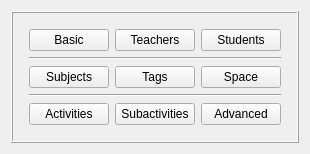
      <widget class="QWidget" name="dataTab">
       <attribute name="title">
        <string>Data</string>
       </attribute>
       <layout class="QGridLayout" name="gridLayout_6">
        <item row="0" column="1">
         <spacer name="verticalSpacer_7">
          <property name="orientation">
           <enum>Qt::Vertical</enum>
          </property>
          <property name="sizeHint" stdset="0">
           <size>
            <width>20</width>
            <height>0</height>
           </size>
          </property>
         </spacer>
        </item>
        <item row="1" column="0">
         <spacer name="horizontalSpacer_7">
          <property name="orientation">
           <enum>Qt::Horizontal</enum>
          </property>
          <property name="sizeHint" stdset="0">
           <size>
            <width>0</width>
            <height>20</height>
           </size>
          </property>
         </spacer>
        </item>
        <item row="1" column="1">
         <widget class="QFrame" name="frameData">
          <property name="frameShape">
           <enum>QFrame::Box</enum>
          </property>
          <property name="frameShadow">
           <enum>QFrame::Raised</enum>
          </property>
          <layout class="QGridLayout" name="gridLayout_15">
           <property name="leftMargin">
            <number>16</number>
           </property>
           <property name="topMargin">
            <number>16</number>
           </property>
           <property name="rightMargin">
            <number>16</number>
           </property>
           <property name="bottomMargin">
            <number>16</number>
           </property>
           <item row="0" column="0">
            <layout class="QGridLayout" name="gridLayout_5">
             <item row="0" column="0">
              <widget class="QPushButton" name="shortcutBasicPushButton">
               <property name="text">
                <string comment="It is a shortcut button on the main form, activates a menu with institution information (name and comments) and days per week and hours per day. It is on the shortcuts tab buttons, so keep translation short">Basic</string>
               </property>
              </widget>
             </item>
             <item row="0" column="1">
              <widget class="QPushButton" name="shortcutTeachersPushButton">
               <property name="text">
                <string comment="It is on the shortcuts tab buttons, so keep translation short">Teachers</string>
               </property>
              </widget>
             </item>
             <item row="0" column="2">
              <widget class="QPushButton" name="shortcutStudentsPushButton">
               <property name="text">
                <string comment="It is on the shortcuts tab buttons, so keep translation short">Students</string>
               </property>
              </widget>
             </item>
             <item row="2" column="0">
              <widget class="QPushButton" name="shortcutSubjectsPushButton">
               <property name="text">
                <string comment="It is on the shortcuts tab buttons, so keep translation short">Subjects</string>
               </property>
              </widget>
             </item>
             <item row="2" column="1">
              <widget class="QPushButton" name="shortcutActivityTagsPushButton">
               <property name="text">
                <string comment="It means activity tags, but I want to keep it short. It is on the shortcuts tab buttons, so keep translation short">Tags</string>
               </property>
              </widget>
             </item>
             <item row="2" column="2">
              <widget class="QPushButton" name="shortcutDataSpacePushButton">
               <property name="text">
                <string comment="It is on the shortcuts tab buttons, so keep translation short. It contains submenu for buildings and rooms">Space</string>
               </property>
              </widget>
             </item>
             <item row="4" column="0">
              <widget class="QPushButton" name="shortcutActivitiesPushButton">
               <property name="text">
                <string comment="It is on the shortcuts tab buttons, so keep translation short">Activities</string>
               </property>
              </widget>
             </item>
             <item row="4" column="1">
              <widget class="QPushButton" name="shortcutSubactivitiesPushButton">
               <property name="text">
                <string comment="It is on the shortcuts tab buttons, so keep translation short">Subactivities</string>
               </property>
              </widget>
             </item>
             <item row="4" column="2">
              <widget class="QPushButton" name="shortcutDataAdvancedPushButton">
               <property name="text">
                <string comment="It is on the shortcuts tab buttons, so keep translation short. It contains submenu for activity planning">Advanced</string>
               </property>
              </widget>
             </item>
             <item row="1" column="0" colspan="3">
              <widget class="Line" name="line">
               <property name="orientation">
                <enum>Qt::Horizontal</enum>
               </property>
              </widget>
             </item>
             <item row="3" column="0" colspan="3">
              <widget class="Line" name="line_2">
               <property name="orientation">
                <enum>Qt::Horizontal</enum>
               </property>
              </widget>
             </item>
            </layout>
           </item>
          </layout>
         </widget>
        </item>
        <item row="1" column="2">
         <spacer name="horizontalSpacer_8">
          <property name="orientation">
           <enum>Qt::Horizontal</enum>
          </property>
          <property name="sizeHint" stdset="0">
           <size>
            <width>0</width>
            <height>20</height>
           </size>
          </property>
         </spacer>
        </item>
        <item row="2" column="1">
         <spacer name="verticalSpacer_8">
          <property name="orientation">
           <enum>Qt::Vertical</enum>
          </property>
          <property name="sizeHint" stdset="0">
           <size>
            <width>20</width>
            <height>0</height>
           </size>
          </property>
         </spacer>
        </item>
       </layout>
      </widget>
